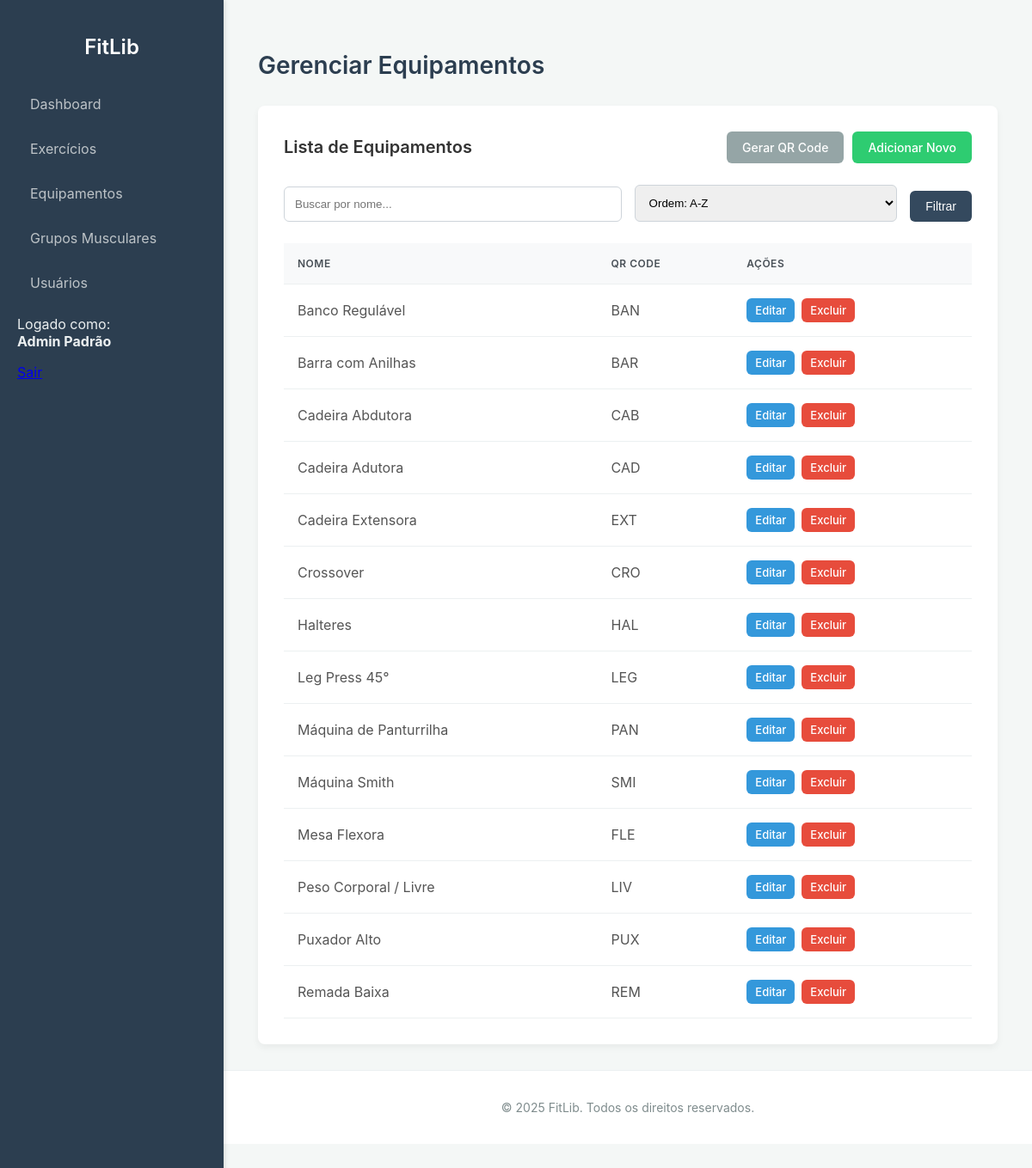
Page /api/equipamentos/index.php (signed in) on the committed database.
### tables this page shows
CREATE TABLE IF NOT EXISTS Equipamento (
  id_equipamento INT PRIMARY KEY AUTO_INCREMENT,
  nome VARCHAR(100) NOT NULL,
  qrcode_equipamento VARCHAR(3) UNIQUE NULL,
  id_adm_cadastro INT NOT NULL,
  data_criacao TIMESTAMP DEFAULT CURRENT_TIMESTAMP,
  data_modificacao TIMESTAMP DEFAULT CURRENT_TIMESTAMP ON UPDATE CURRENT_TIMESTAMP,
  INDEX idx_nome_equipamento (nome),  
  FOREIGN KEY (id_adm_cadastro) REFERENCES Adm(id_adm) ON DELETE RESTRICT
);

### api/equipamentos/index.php (the view, shortened to what this page needs)
<?php
include __DIR__ . '/../includes/header.php';
require_once __DIR__ . '/../../config/database.php';
try {
    $search = $_GET['search'] ?? '';
    $sort = $_GET['sort'] ?? 'nome_asc';
    $query = "SELECT * FROM Equipamento";
    $params = [];
    $orderBy = ($sort === 'nome_desc') ? 'ORDER BY nome DESC' : 'ORDER BY nome ASC';
    $query .= " " . $orderBy;
    $stmt = $pdo->prepare($query);
    $stmt->execute($params);
    $equipamentos = $stmt->fetchAll();
} catch (PDOException $e) {
    die("Erro ao buscar equipamentos: " . $e->getMessage());
}
?>
<h1>Gerenciar Equipamentos</h1>
<div class="card">
    <div class="card-header">
        <h2>Lista de Equipamentos</h2>
        <div class="card-header-actions">
            <a href="https://qr.io/pt/?gad_source=1&gad_campaignid=22781241288&gclid=CjwKCAjwiY_GBhBEEiwAFaghvhj2OBS1Ywkp9_YAv7GYGciEVUV9bsX0S2UuaDW6DpSATes1VKasfxoCEikQAvD_BwE" target="_blank" class="btn btn-secondary">Gerar QR Code</a>
            <a href="form.php" class="btn btn-add">Adicionar Novo</a>
        </div>
    </div>
    <form method="GET" action="index.php" class="filter-form">
        <div class="filter-group">
            <input type="text" name="search" placeholder="Buscar por nome..." value="<?= htmlspecialchars($search) ?>">
        </div>
        <div class="filter-group">
            <select name="sort">
                <option value="nome_asc" <?= ($sort === 'nome_asc') ? 'selected' : '' ?>>Ordem: A-Z</option>
            </select>
        </div>
        <button type="submit" class="btn">Filtrar</button>
    </form>
    <table>
        <thead>
            <tr>
                <th>Nome</th>
                <th>QR Code</th>
                <th>Ações</th>
            </tr>
        </thead>
        <tbody>
            <?php foreach ($equipamentos as $equipamento): ?>
                <tr>
                    <td><?= htmlspecialchars($equipamento['nome']) ?></td>
                    <td><?= htmlspecialchars($equipamento['qrcode_equipamento']) ?></td>
                    <td>
                        <a href="form.php?id=<?= $equipamento['id_equipamento'] ?>" class="btn btn-edit">Editar</a>
                        <a href="delete.php?id=<?= $equipamento['id_equipamento'] ?>" class="btn btn-delete" onclick="return confirm('Tem certeza que deseja excluir este equipamento?');">Excluir</a>
                    </td>
                </tr>
            <?php endforeach; ?>
        </tbody>
    </table>
</div>
<?php include __DIR__ . '/../includes/footer.php'; ?>

### api/includes/header.php (shortened to what this page needs)
<!DOCTYPE html>
<html lang="pt-br">
<head>
    <link rel="stylesheet" href="/assets/css/style.css">
</head>
<body>
<div class="sidebar">
    <h2>FitLib</h2>
    <nav>
        <ul>
            <li><a href="/">Dashboard</a></li>
            <li><a href="/exercicios">Exercícios</a></li>
            <li><a href="/equipamentos">Equipamentos</a></li>
            <li><a href="/grupos_musculares">Grupos Musculares</a></li>
            <?php if (isset($_SESSION['tipo_adm']) && $_SESSION['tipo_adm'] === 'adm'): ?>
                <li><a href="/usuarios">Usuários</a></li>
            <?php endif; ?>
        </ul>
    </nav>
    <div class="sidebar-footer">
        <p>Logado como:<br><strong><?= htmlspecialchars($_SESSION['nome_adm'] ?? 'api'); ?></strong></p>
        <a href="/logout.php" class="btn-logout">Sair</a>
    </div>
</div>
<div class="main-content">

### api/includes/footer.php
    <footer class="site-footer">
        <p>&copy; <?= date('Y') ?> FitLib. Todos os direitos reservados.</p>
    </footer>
    </div>
</body>
</html>

### public/assets/css/style.css (style rules this page uses)
body { font-family: -apple-system, BlinkMacSystemFont, "Segoe UI", Roboto, "Helvetica Neue", Arial, sans-serif; background-color: #f4f7f6; color: #333; margin: 0; display: flex; min-height: 100vh; }
.sidebar { width: 220px; background-color: #2c3e50; color: #ecf0f1; padding: 20px; box-shadow: 2px 0 5px rgba(0,0,0,0.1); z-index: 1000; }
.sidebar h2 { text-align: center; color: #fff; margin-bottom: 30px; font-weight: 600; }
.sidebar ul { list-style-type: none; padding: 0; }
.sidebar ul li a { display: block; color: #bdc3c7; text-decoration: none; padding: 12px 15px; border-radius: 6px; margin-bottom: 8px; transition: background-color 0.3s, color 0.3s; }
.main-content { flex-grow: 1; padding: 40px; display: flex; flex-direction: column; gap: 30px; }
h1 { font-size: 28px; font-weight: 600; color: #2c3e50; border-bottom: none; padding-bottom: 0; margin-bottom: 0; }
.card { background-color: #fff; border-radius: 8px; padding: 30px; box-shadow: 0 4px 8px rgba(0,0,0,0.05); margin-bottom: 0; }
.card-header { display: flex; justify-content: space-between; align-items: center; margin-bottom: 25px; }
.card-header h2 { margin: 0; font-size: 20px; font-weight: 600; }
.card-header-actions { display: flex; gap: 10px; }
table { width: 100%; border-collapse: collapse; margin-top: 0; box-shadow: none; }
th, td { padding: 16px; border: none; border-bottom: 1px solid #ecf0f1; text-align: left; vertical-align: middle; }
td:last-child { display: flex; align-items: center; gap: 8px; }
thead { background-color: #f8f9fa; color: #495057; }
thead th { font-weight: 600; text-transform: uppercase; font-size: 12px; letter-spacing: 0.5px; }
tbody tr:nth-child(even) { background-color: transparent; }
tbody td { color: #555; }
.btn { padding: 10px 18px; border: none; border-radius: 6px; color: #fff; text-decoration: none; cursor: pointer; font-size: 14px; font-weight: 500; transition: background-color 0.2s, transform 0.2s; }
.btn-edit { background-color: #3498db; }
.btn-delete { background-color: #e74c3c; }
.btn-add { background-color: #2ecc71; margin-bottom: 0; }
.btn-secondary { background-color: #95a5a6; }
td .btn { padding: 6px 10px; font-size: 13px; margin-right: 0; }
form { background: transparent; padding: 0; box-shadow: none; }
form input[type="text"], form textarea, form select { width: 100%; padding: 12px; margin-bottom: 20px; border: 1px solid #ced4da; border-radius: 6px; box-sizing: border-box; transition: border-color 0.2s, box-shadow 0.2s; }
.filter-form { display: flex; gap: 15px; margin-bottom: 25px; align-items: flex-end; }
.filter-form .filter-group { flex-grow: 1; }
.filter-form input[type="text"], .filter-form select { margin-bottom: 0; }
.filter-form .btn { background-color: #34495e; flex-shrink: 0; }
.site-footer { margin-top: auto; margin-left: -40px; margin-right: -40px; padding: 20px 40px; text-align: center; border-top: 1px solid #ecf0f1; color: #7f8c8d; font-size: 14px; background-color: #fff; }

### rows in the picture
equipamento: nome "Banco Regulável", qrcode_equipamento "BAN"
equipamento: nome "Barra com Anilhas", qrcode_equipamento "BAR"
equipamento: nome "Cadeira Abdutora", qrcode_equipamento "CAB"
equipamento: nome "Cadeira Adutora", qrcode_equipamento "CAD"
equipamento: nome "Cadeira Extensora", qrcode_equipamento "EXT"
equipamento: nome "Crossover", qrcode_equipamento "CRO"
equipamento: nome "Halteres", qrcode_equipamento "HAL"
equipamento: nome "Leg Press 45°", qrcode_equipamento "LEG"
equipamento: nome "Máquina de Panturrilha", qrcode_equipamento "PAN"
equipamento: nome "Máquina Smith", qrcode_equipamento "SMI"
equipamento: nome "Mesa Flexora", qrcode_equipamento "FLE"
equipamento: nome "Peso Corporal / Livre", qrcode_equipamento "LIV"
equipamento: nome "Puxador Alto", qrcode_equipamento "PUX"
equipamento: nome "Remada Baixa", qrcode_equipamento "REM"

### other values in the picture
$_SESSION['nome_adm'] "Admin Padrão"
